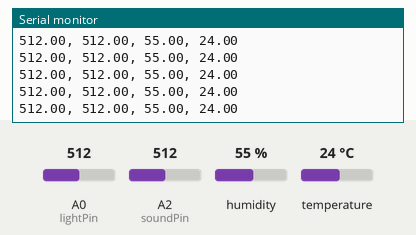
Simulated run of this sketch. Board: Arduino Uno, built with avr-gcc and run on an emulated ATmega328P. On the bench: the last lines printed to the serial monitor. Inputs (shaded band) come from the test bench; at power-on: A0 (lightPin) = 512, A2 (soundPin) = 512, humidity 55 %, temperature 24 °C.

Above: at 2.7 s.
2.8 s: A0 (lightPin) set to 106
At 3.37 s:
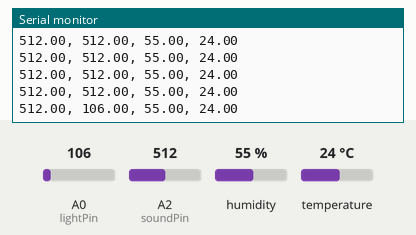
7.1 s: A0 (lightPin) set to 92
At 7.14 s:
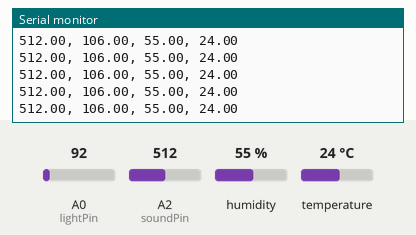
8.6 s: A2 (soundPin) set to 110
At 8.67 s:
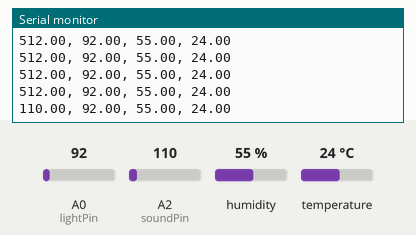
12.9 s: A2 (soundPin) set to 89
At 12.94 s:
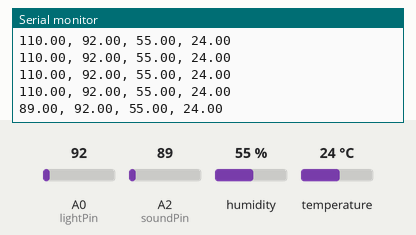
Timing chart, 0 to 15.9 s (numbered marks = the images above; inputs shaded):
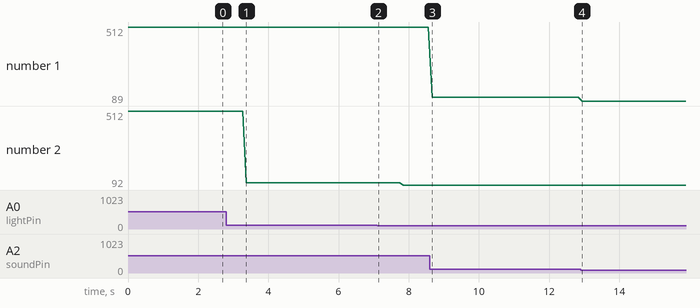

The sketch:

sketch_nov02a.ino
```cpp
#include <DHT.h>
#define DHTPIN 3
#define DHTTYPE DHT22
DHT dht(DHTPIN, DHTTYPE);

int lightPin = A0;
int soundPin = A2;
int loopCount = 0;
int lightCount = 0;
float humidity = 0;
float temp = 0;
float lightValue = 0;

void setup() {
  pinMode(soundPin, INPUT);
  pinMode(lightPin, INPUT);
  Serial.begin(9600);
  dht.begin();
}

void loop() {
  float soundValue = analogRead(soundPin);

  //only check the temperature and humidity every 100 loops
  if (loopCount > 10000 || loopCount == 0) {
    humidity = dht.readHumidity();
    temp = dht.readTemperature();
    loopCount = 1;
  }
  else {
    loopCount++;
  }

  if (lightCount > 10 || lightCount == 0) {
    lightValue = analogRead(lightPin);
    lightCount = 1;
  }
  else {
    lightCount++;
  }

  Serial.print(soundValue);
  Serial.print(", ");
  Serial.print(lightValue);
  Serial.print(", ");
  Serial.print(humidity);
  Serial.print(", ");
  Serial.println(temp);
  delay(100);
}
```

Measured:
- after the input at 2.8 s, the serial monitor: prints a new line after 0.57 s (image 1)
- after the input at 8.6 s, the serial monitor: prints a new line after 0.06 s (image 3)
- after the input at 12.9 s, the serial monitor: prints a new line at once (image 4)
- plotted number 1: 512 → 110 after the input at 8.6 s, 110 → 89 after the input at 12.9 s
- plotted number 2: 512 → 106 after the input at 2.8 s, 106 → 92 after the input at 7.1 s
